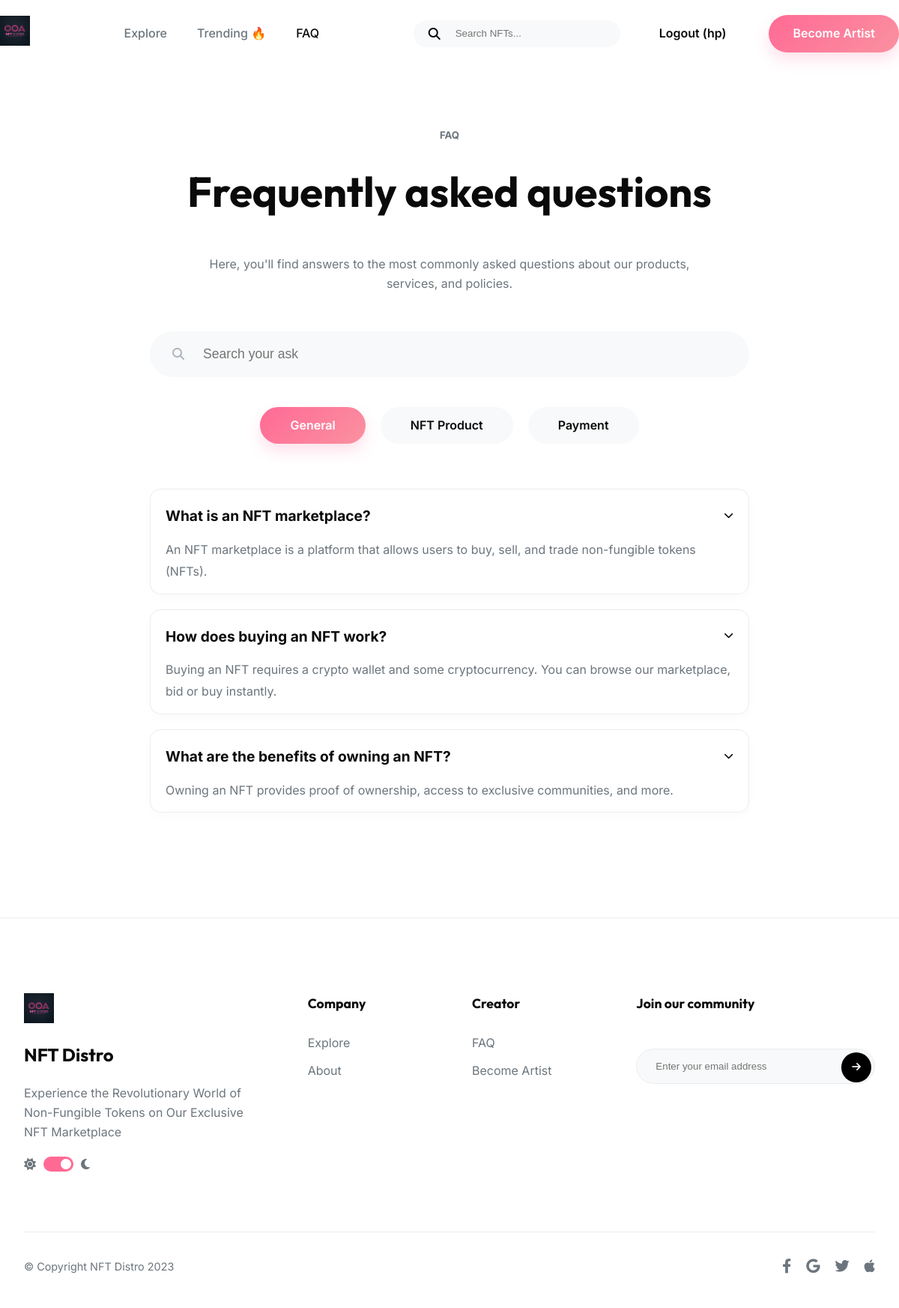
The app's page /faq/ (signed in) with its own data.
### nft/models.py (models this page shows, shortened)
class FAQ(models.Model):
    question = models.CharField(max_length=255)
    answer = models.TextField()
    category = models.CharField(max_length=100, default="General")
    is_active = models.BooleanField(default=True)

### nft/views.py (the view)
# urls.py: path('faq/', views.faq, name='faq'),
def faq(request):
    query = request.GET.get('q', '')
    category = request.GET.get('category', 'General')
    faqs = FAQ.objects.filter(category=category)
    if query:
        faqs = faqs.filter(question__icontains=query)
    context = {
        'faqs': faqs,
        'query': query,
        'selected_category': category,
    }
    return render(request, 'nft/faq.html', context)

### templates/nft/faq.html (shortened to what this page needs)
{% extends 'base.html' %}
{% load static %}
{% block content %}
<section class="section-padding">
    <div class="container animate" style="text-align: center;">
        <h5 style="color: var(--text-secondary); margin-bottom: 20px;">FAQ</h5>
        <h1 style="font-size: 3.5rem; margin-bottom: 40px;">Frequently asked questions</h1>
        <p style="color: var(--text-secondary); max-width: 700px; margin: 0 auto 50px;">
            Here, you'll find answers to the most commonly asked questions about our products, services, and policies.
        </p>
        <div style="max-width: 800px; margin: 0 auto 60px;">
            <form action="{% url 'nft:faq' %}" method="GET" class="search-bar" style="background: #F8F9FA; padding: 20px 30px; border-radius: 50px; margin-bottom: 40px; display: flex; align-items: center;">
                <i class="fa-solid fa-search" style="color: #ADB5BD; margin-right: 15px;"></i>
                <input type="text" name="q" value="{{ query }}" placeholder="Search your ask" style="width: 100%; font-size: 1.1rem; border: none; background: transparent; outline: none;">
            </form>
            <div style="display: flex; justify-content: center; gap: 20px; margin-bottom: 60px;">
                <a href="?category=General" class="btn {% if selected_category == 'General' %}btn-primary{% else %}btn-outline{% endif %}" style=" padding: 12px 40px;">General</a>
                <a href="?category=NFT Product{% if query %}&q={{ query }}{% endif %}" class="btn {% if selected_category == 'NFT Product' %}btn-primary{% else %}btn-outline{% endif %}" style="{% if selected_category != 'NFT Product' %}border: none; background: #F8F9FA;{% endif %} padding: 12px 40px;">NFT Product</a>
                <a href="?category=Payment{% if query %}&q={{ query }}{% endif %}" class="btn {% if selected_category == 'Payment' %}btn-primary{% else %}btn-outline{% endif %}" style="{% if selected_category != 'Payment' %}border: none; background: #F8F9FA;{% endif %} padding: 12px 40px;">Payment</a>
            </div>
            <div style="text-align: left;">
                {% for faq in faqs %}
                <div class="accordion-item animate" style="margin-bottom: 20px; border-bottom: 1px solid #EEE; padding-bottom: 15px;">
                    <div class="accordion-title" style="font-weight: bold; font-size: 1.2rem; cursor: pointer; display: flex; justify-content: space-between;">
                        {{ faq.question }}
                        <i class="fa-solid fa-chevron-down" style="font-size: 0.8rem;"></i>
                    </div>
                    <div style="margin-top: 15px; color: var(--text-secondary); line-height: 1.8;">
                        {{ faq.answer }}
                    </div>
                </div>
                {% empty %}
                <p style="text-align: center; color: var(--text-secondary);">No FAQs found.</p>
                {% endfor %}
            </div>
        </div>
    </div>
</section>
{% endblock %}

### templates/base.html (shortened to what this page needs)
{% load static %}
<!DOCTYPE html>
<html lang="en">
<head>
    <link rel="stylesheet" href="{% static 'css/style.css' %}">
    <link rel="stylesheet" href="https://cdnjs.cloudflare.com/ajax/libs/font-awesome/6.4.0/css/all.min.css">
</head>
<body>
    <header class="navbar container">
        <div class="logo">
            <a href="{% url 'nft:home' %}">
                <img src="{% static 'images/logos/logo.png' %}" alt="NFT Distro" style="height: 40px;">
            </a>
        </div>
        <nav>
            <ul class="nav-links">
                <li><a href="{% url 'nft:home' %}" class="{% if request.resolver_match.url_name == 'home' %}active{% endif %}">Explore</a></li>
                <li><a href="{% url 'nft:explore' %}" class="{% if request.resolver_match.url_name == 'explore' %}active{% endif %}">Trending 🔥</a></li>
                <li><a href="{% url 'nft:faq' %}" class="{% if request.resolver_match.url_name == 'faq' %}active{% endif %}">FAQ</a></li>
            </ul>
        </nav>
        <div class="nav-actions">
            <form action="{% url 'nft:explore' %}" method="GET" class="search-bar" style="display: flex; align-items: center; background: #F8F9FA; padding: 10px 20px; border-radius: 20px;">
                <i class="fa-solid fa-search"></i>
                <input type="text" name="q" placeholder="Search NFTs..." style="border: none; background: transparent; outline: none; margin-left: 10px;">
            </form>
            {% if request.user.is_authenticated %}
            <a href="{% url 'nft:logout' %}" class="btn btn-outline" style="border: none; margin-right: 5px;">Logout ({{ request.user.username }})</a>
            {% else %}
            <button onclick="document.getElementById('loginModal').style.display='flex'" class="btn btn-outline" style="border:none; margin-right: 5px;">Login</button>
            {% endif %}
            <a href="{% url 'nft:become_artist' %}" class="btn btn-primary">Become Artist</a>
        </div>
    </header>
    <main>
        {% block content %}
        {% endblock %}
    </main>
    <footer class="footer">
        <div class="container">
            <div class="footer-grid">
                <div class="footer-logo-section">
                    <img src="{% static 'images/logos/logo.png' %}" alt="Logo" style="height: 40px;">
                    <h2 class="brand-font" style="margin-top: 15px;">NFT Distro</h2>
                    <p>Experience the Revolutionary World of Non-Fungible Tokens on Our Exclusive NFT Marketplace</p>
                    <div style="margin-top: 20px; display: flex; gap: 10px; align-items: center;">
                        <i class="fa-solid fa-sun" style="color: #6C757D;"></i>
                        <div style="width: 40px; height: 20px; background: #FF6A95; border-radius: 20px; position: relative; cursor: pointer;">
                            <div style="width: 14px; height: 14px; background: white; border-radius: 50%; position: absolute; right: 3px; top: 3px;"></div>
                        </div>
                        <i class="fa-solid fa-moon" style="color: #6C757D;"></i>
                    </div>
                </div>
                <div>
                    <h3 class="footer-heading">Company</h3>
                    <ul class="footer-links">
                        <li><a href="#">Explore</a></li>
                        <li><a href="#">About</a></li>
                    </ul>
                </div>
                <div>
                    <h3 class="footer-heading">Creator</h3>
                    <ul class="footer-links">
                        <li><a href="{% url 'nft:faq' %}">FAQ</a></li>
                        <li><a href="{% url 'nft:become_artist' %}">Become Artist</a></li>
                    </ul>
                </div>
                <div class="community-section">
                    <h3 class="footer-heading">Join our community</h3>
                    <div style="position: relative;">
                        <input type="email" placeholder="Enter your email address">
                        <button style="position: absolute; right: 5px; top: 25px; background: black; color: white; border: none; width: 40px; height: 40px; border-radius: 50%; cursor: pointer;">
                            <i class="fa-solid fa-arrow-right"></i>
                        </button>
                    </div>
                </div>
            </div>
            <div class="footer-bottom">
                <div>&copy; Copyright NFT Distro 2023</div>
                <div style="display: flex; gap: 20px; font-size: 1.2rem;">
                    <a href="#"><i class="fa-brands fa-facebook-f"></i></a>
                    <a href="#"><i class="fa-brands fa-google"></i></a>
                    <a href="#"><i class="fa-brands fa-twitter"></i></a>
                    <a href="#"><i class="fa-brands fa-apple"></i></a>
                </div>
            </div>
        </div>
    </footer>
</body>
</html>

### static/css/style.css (style rules this page uses)
:root { --primary-gradient: linear-gradient(135deg, #FF6A95 0%, #FA91A0 100%); --secondary-gradient: linear-gradient(135deg, #7C5CFF 0%, #9078FF 100%); --bg-dark: #0A0A0B; --bg-light: #FFFFFF; --card-bg-light: #F8F9FA; --card-bg-dark: #1A1A1D; --text-primary: #0A0A0B; --text-secondary: #6C757D; --text-white: #FFFFFF; --border-color: #E9ECEF; --transition: all 0.3s cubic-bezier(0.4, 0, 0.2, 1); }
* { margin: 0; padding: 0; box-sizing: border-box; }
body { font-family: 'Inter', sans-serif; color: var(--text-primary); background-color: var(--bg-light); line-height: 1.6; overflow-x: hidden; }
h1, h2, h3, h4, .brand-font { font-family: 'Outfit', sans-serif; font-weight: 700; }
a { text-decoration: none; color: inherit; transition: var(--transition); }
.container { max-width: 1200px; margin: 0 auto; padding: 0 2rem; }
.section-padding { padding: 80px 0; }
.btn { display: inline-block; padding: 12px 32px; border-radius: 50px; font-weight: 600; cursor: pointer; border: none; transition: var(--transition); text-align: center; }
.btn-primary { background: var(--primary-gradient); color: white; box-shadow: 0 10px 20px rgba(255, 106, 149, 0.2); }
.btn-outline { background: transparent; border: 2px solid var(--text-primary); color: var(--text-primary); }
.navbar { display: flex; justify-content: space-between; align-items: center; padding: 20px 0; position: sticky; top: 0; background: rgba(255, 255, 255, 0.8); backdrop-filter: blur(10px); z-index: 1000; }
.nav-links { display: flex; gap: 40px; list-style: none; }
.nav-links a { font-weight: 500; color: var(--text-secondary); }
.nav-links a:hover, .nav-links a.active { color: var(--text-primary); }
.nav-actions { display: flex; align-items: center; gap: 20px; }
.search-bar { background: var(--card-bg-light); border-radius: 50px; padding: 10px 20px; display: flex; align-items: center; gap: 10px; }
.search-bar input { border: none; background: transparent; outline: none; width: 200px; }
.footer { background: var(--bg-light); padding: 100px 0 40px; border-top: 1px solid var(--border-color); }
.footer-grid { display: grid; grid-template-columns: 2fr 1fr 1fr 2fr; gap: 60px; }
.footer-logo-section p { margin-top: 20px; color: var(--text-secondary); max-width: 300px; }
.footer-heading { margin-bottom: 25px; font-size: 1.1rem; }
.footer-links { list-style: none; }
.footer-links li { margin-bottom: 12px; }
.footer-links a { color: var(--text-secondary); }
.community-section input { width: 100%; padding: 15px 25px; border-radius: 50px; border: 1px solid var(--border-color); background: var(--card-bg-light); margin-top: 20px; }
.footer-bottom { margin-top: 80px; padding-top: 30px; border-top: 1px solid var(--border-color); display: flex; justify-content: space-between; align-items: center; color: var(--text-secondary); font-size: 0.9rem; }
.accordion-item { background: var(--bg-light); border-radius: 15px; margin-bottom: 15px; padding: 20px; box-shadow: 0 5px 15px rgba(0,0,0,0.02); border: 1px solid var(--border-color); }
.accordion-title { display: flex; justify-content: space-between; align-items: center; cursor: pointer; font-weight: 600; }
.animate { animation: fadeIn 0.8s ease forwards; }

### records on screen
FAQ: question "What is an NFT marketplace?", answer "An NFT marketplace is a platform that allows users to buy, sell, and trade non-fungible tokens (NFTs)."
FAQ: question "How does buying an NFT work?", answer "Buying an NFT requires a crypto wallet and some cryptocurrency. You can browse our marketplace, bid or buy instantly."
FAQ: question "What are the benefits of owning an NFT?", answer "Owning an NFT provides proof of ownership, access to exclusive communities, and more."

### other values on screen
{{ request.user.username }} "hp"
